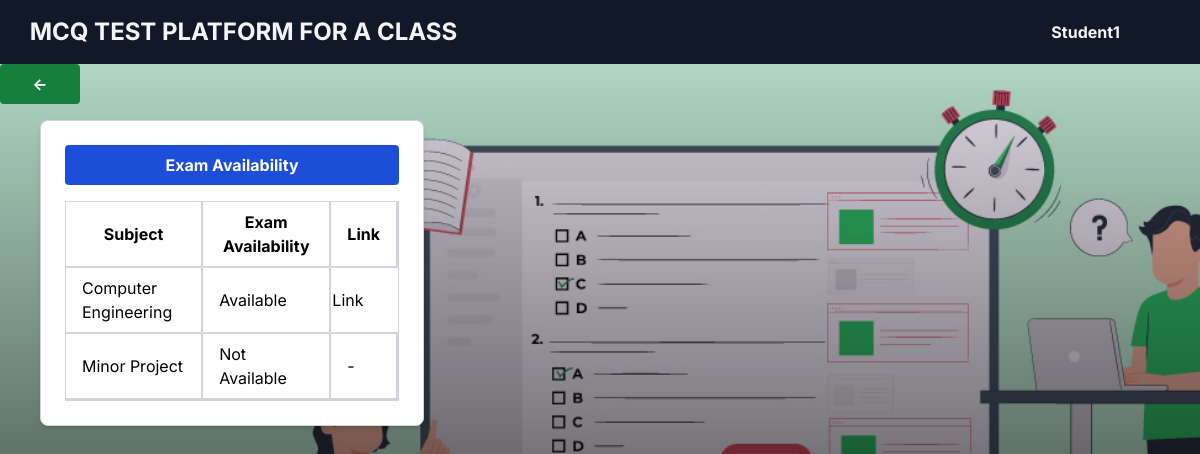
Screenshot of /subjects (signed in) with the database file from the repository.
### base/models.py (models this page shows, shortened)
class User(AbstractUser):
    name = models.CharField(max_length=200, null=True)
    email = models.EmailField(unique=True, null=True)
    username = models.CharField(max_length=200, unique=True, null=True)
    bio = models.TextField(null=True,blank=True)
    marks = models.IntegerField(default=0)
    is_teacher = models.BooleanField(default=False)
    attempted = models.BooleanField(default=False)
    USERNAME_FIELD = 'email'
    REQUIRED_FIELDS = ['username']

class Subject(models.Model):
    subject = models.CharField(max_length=50,null=True,blank=False)
    SubCode = models.CharField(max_length=10,null=True)
    year = models.CharField(max_length=3,null=True,blank=False,default='1st')
    availability = models.BooleanField(default=False)

### base/views.py (the view)
# urls.py: path('subjects',views.checkExam,name='checkExam'),
@login_required(login_url='login')
def checkExam(request):
    user = request.user
    if user.is_authenticated:
        subjects = Subject.objects.all()
        data = {}
        for subject in subjects:
            if Question.objects.filter(subject=subject).exists():
                easycount = Question.objects.filter(subject=subject,level='E').count()
                print(easycount)
                mediumcount = Question.objects.filter(subject=subject,level='M').count()
                print(mediumcount)
                hardcount = Question.objects.filter(subject=subject,level='H').count()
                print(hardcount)
                if easycount>=10 and mediumcount>=5 and hardcount>=5:
                    subject.availability = True
                    subject.save()
                else:
                    subject.availability = False
                    subject.save()
            return render(request,'base/checkExams.html',{'subjects':subjects,'messages':messages})
        return render(request,'base/checkExams.html',{'subjects':subjects})
    else:
        return redirect('studentlogin')

### base/templatetags/custom_tags.py (called while the page is built)
@register.filter(name='get_availability')
def get_availability(value):
    if value==True:
        return "Available"
    else:
        return "Not Available"

### base/templates/base/checkExams.html (shortened to what this page needs)
{% extends 'base.html' %}
{% load custom_tags %}
{% block content %}
<div class="bg-green-700 justify-center items-center text-white w-20 font-bold py-2 px-4 rounded flex items-center"><a href="javascript:history.back()"> <- </a></div>
<div class="ml-10 mt-4 border border-gray-300 rounded p-4 flex flex-col gap-4 w-96 bg-white p-6 rounded-lg shadow-md">
    <h1 class="bg-blue-700 justify-center items-center text-white font-bold py-2 px-4 rounded flex items-center">Exam Availability</h1>
        {% if user.is_authenticated %}
        <div class="flex justify-center">
            <div class="border border-gray-300">
        <table class="w-full">
            <tr class="border-b-2 border-gray-300">
                <th class="border-r-2 border-gray-300 px-4 py-2">Subject</th>
                <th class="border-r-2 border-gray-300 px-4 py-2">Exam Availability</th>
                <th class="border-r-2 border-gray-300 px-4 py-2">Link</th>
            </tr>
            {% for subject in subjects %}
            <tr class="border-b-2 border-gray-300">
                <td class="border-r-2 border-gray-300 px-4 py-2">{{subject.subject}}</td>
                <td class="border-r-2 border-gray-300 px-4 py-2">{{subject.availability|get_availability }}</td>
                {% if subject.availability %}
                <td><a href="{% url 'examquestion' %}">Link</a></td>
                {% else %}
                <td class="border-r-2 border-gray-300 px-4 py-2">-</td>
                {% endif %}
            </tr>
            {% endfor %}
        </table>
    </div>
</div>
</div>
        {% endif %}
{% endblock %}

### templates/base.html (shortened to what this page needs)
{% load static %}
<!DOCTYPE html>
<html lang="en">
  <head>
    <link rel="stylesheet" type="text/css" href="{% static 'css/base.css' %}" />
    <link
      rel="stylesheet"
      href="https://use.fontawesome.com/releases/v5.0.8/css/all.css"
    />
    <script src="https://cdn.tailwindcss.com"></script>
  </head>
  <body
    style="
      background: linear-gradient(
          0deg,
          rgba(5, 5, 5, 0.9),
          rgba(66, 4, 126, 0.1)
        ),
        url('{% static 'images/background.png' %}');
      background-repeat: no-repeat;
      background-size: cover;
      background-attachment: fixed;
    "
    class="min-h-screen flex flex-col items-start justify-start"
  >
    <nav class="w-full fixed">
      <div class="bg-gray-900 text-gray-100 h-16 flex items-center">
        <a
          class="p-4 container mx-auto text-2xl font-bold uppercase"
          href="{% url 'homepage' %}"
          >MCQ Test Platform for a Class</a
        >
        <div class="mr-20">
          <b>
          {% if request.user.is_authenticated %}
          {{ request.user.name }}
          {% endif %}
          </b>
        </div>
      </div>
    </nav>
    <main class="mt-16">{% block content %} {% endblock %}</main>
  </body>
</html>

### rows the page displays
User: user.name "Student1"
Subject: subject "Computer Engineering", availability|get_availability "Available", shows "Link"
Subject: subject "Minor Project", availability|get_availability "Not Available"
